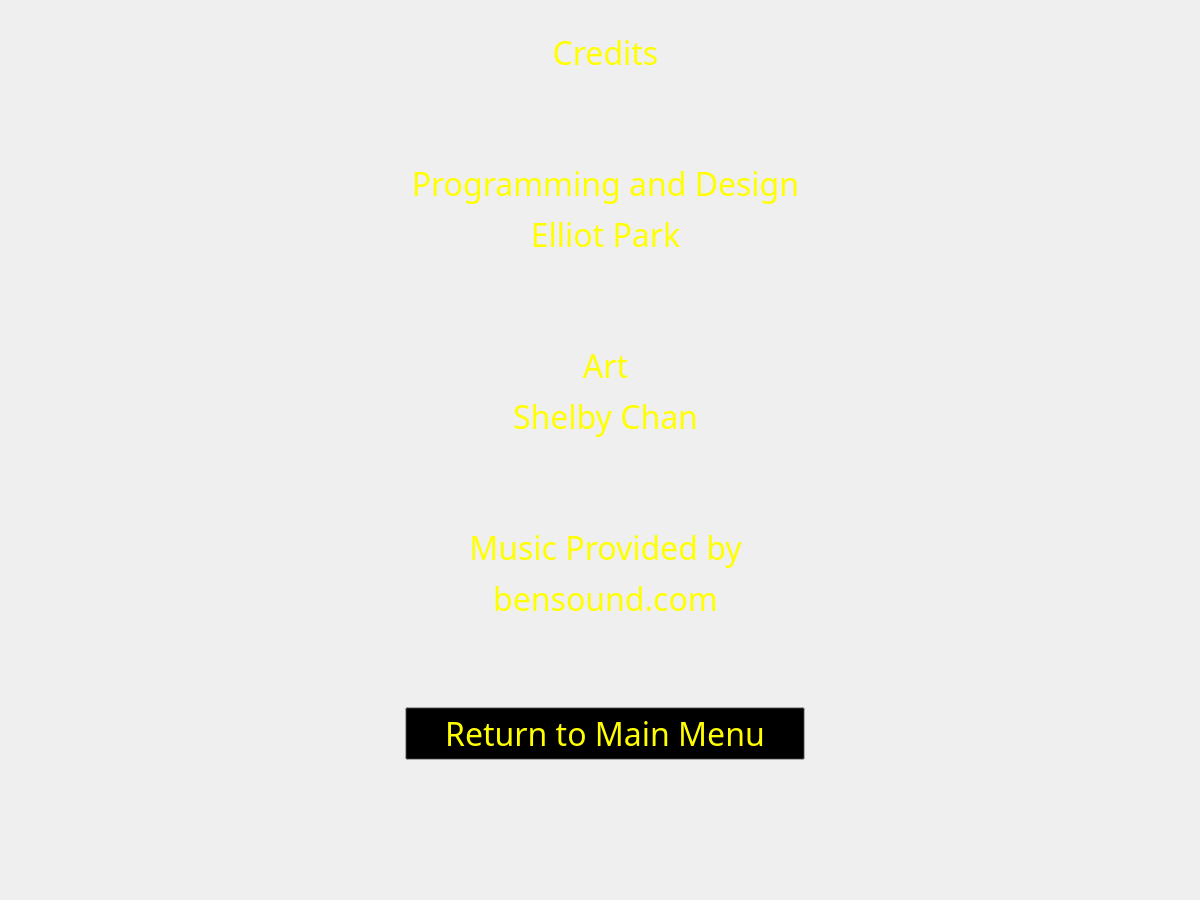
<?xml version="1.0" encoding="UTF-8"?>
<ui version="4.0">
 <class>credits</class>
 <widget class="QWidget" name="credits">
  <property name="geometry">
   <rect>
    <x>0</x>
    <y>0</y>
    <width>1200</width>
    <height>900</height>
   </rect>
  </property>
  <property name="sizePolicy">
   <sizepolicy hsizetype="Fixed" vsizetype="Fixed">
    <horstretch>0</horstretch>
    <verstretch>0</verstretch>
   </sizepolicy>
  </property>
  <property name="palette">
   <palette>
    <active>
     <colorrole role="WindowText">
      <brush brushstyle="SolidPattern">
       <color alpha="255">
        <red>255</red>
        <green>255</green>
        <blue>0</blue>
       </color>
      </brush>
     </colorrole>
     <colorrole role="Button">
      <brush brushstyle="SolidPattern">
       <color alpha="255">
        <red>0</red>
        <green>0</green>
        <blue>0</blue>
       </color>
      </brush>
     </colorrole>
     <colorrole role="Base">
      <brush brushstyle="SolidPattern">
       <color alpha="255">
        <red>85</red>
        <green>0</green>
        <blue>127</blue>
       </color>
      </brush>
     </colorrole>
    </active>
    <inactive>
     <colorrole role="WindowText">
      <brush brushstyle="SolidPattern">
       <color alpha="255">
        <red>255</red>
        <green>255</green>
        <blue>0</blue>
       </color>
      </brush>
     </colorrole>
     <colorrole role="Button">
      <brush brushstyle="SolidPattern">
       <color alpha="255">
        <red>0</red>
        <green>0</green>
        <blue>0</blue>
       </color>
      </brush>
     </colorrole>
     <colorrole role="Base">
      <brush brushstyle="SolidPattern">
       <color alpha="255">
        <red>85</red>
        <green>0</green>
        <blue>127</blue>
       </color>
      </brush>
     </colorrole>
    </inactive>
    <disabled>
     <colorrole role="WindowText">
      <brush brushstyle="SolidPattern">
       <color alpha="255">
        <red>160</red>
        <green>160</green>
        <blue>160</blue>
       </color>
      </brush>
     </colorrole>
     <colorrole role="Button">
      <brush brushstyle="SolidPattern">
       <color alpha="255">
        <red>0</red>
        <green>0</green>
        <blue>0</blue>
       </color>
      </brush>
     </colorrole>
     <colorrole role="Base">
      <brush brushstyle="SolidPattern">
       <color alpha="255">
        <red>68</red>
        <green>68</green>
        <blue>68</blue>
       </color>
      </brush>
     </colorrole>
    </disabled>
   </palette>
  </property>
  <property name="windowTitle">
   <string>Form</string>
  </property>
  <widget class="QWidget" name="verticalLayoutWidget">
   <property name="geometry">
    <rect>
     <x>40</x>
     <y>30</y>
     <width>1131</width>
     <height>841</height>
    </rect>
   </property>
   <layout class="QVBoxLayout" name="verticalLayout">
    <item>
     <widget class="QLabel" name="label">
      <property name="font">
       <font>
        <family>Small Fonts</family>
        <pointsize>24</pointsize>
       </font>
      </property>
      <property name="text">
       <string>Credits</string>
      </property>
      <property name="alignment">
       <set>Qt::AlignCenter</set>
      </property>
     </widget>
    </item>
    <item>
     <spacer name="verticalSpacer_2">
      <property name="orientation">
       <enum>Qt::Vertical</enum>
      </property>
      <property name="sizeType">
       <enum>QSizePolicy::Fixed</enum>
      </property>
      <property name="sizeHint" stdset="0">
       <size>
        <width>20</width>
        <height>80</height>
       </size>
      </property>
     </spacer>
    </item>
    <item>
     <widget class="QLabel" name="label_2">
      <property name="font">
       <font>
        <family>Small Fonts</family>
        <pointsize>24</pointsize>
       </font>
      </property>
      <property name="text">
       <string>Programming and Design</string>
      </property>
      <property name="alignment">
       <set>Qt::AlignCenter</set>
      </property>
     </widget>
    </item>
    <item>
     <widget class="QLabel" name="label_3">
      <property name="font">
       <font>
        <family>Small Fonts</family>
        <pointsize>24</pointsize>
       </font>
      </property>
      <property name="text">
       <string>Elliot Park</string>
      </property>
      <property name="alignment">
       <set>Qt::AlignCenter</set>
      </property>
     </widget>
    </item>
    <item>
     <spacer name="verticalSpacer_3">
      <property name="orientation">
       <enum>Qt::Vertical</enum>
      </property>
      <property name="sizeType">
       <enum>QSizePolicy::Fixed</enum>
      </property>
      <property name="sizeHint" stdset="0">
       <size>
        <width>20</width>
        <height>80</height>
       </size>
      </property>
     </spacer>
    </item>
    <item>
     <widget class="QLabel" name="label_4">
      <property name="font">
       <font>
        <family>Small Fonts</family>
        <pointsize>24</pointsize>
       </font>
      </property>
      <property name="text">
       <string>Art</string>
      </property>
      <property name="alignment">
       <set>Qt::AlignCenter</set>
      </property>
     </widget>
    </item>
    <item>
     <widget class="QLabel" name="label_5">
      <property name="font">
       <font>
        <family>Small Fonts</family>
        <pointsize>24</pointsize>
       </font>
      </property>
      <property name="text">
       <string>Shelby Chan</string>
      </property>
      <property name="alignment">
       <set>Qt::AlignCenter</set>
      </property>
     </widget>
    </item>
    <item>
     <spacer name="verticalSpacer_4">
      <property name="orientation">
       <enum>Qt::Vertical</enum>
      </property>
      <property name="sizeType">
       <enum>QSizePolicy::Fixed</enum>
      </property>
      <property name="sizeHint" stdset="0">
       <size>
        <width>20</width>
        <height>80</height>
       </size>
      </property>
     </spacer>
    </item>
    <item>
     <widget class="QLabel" name="label_6">
      <property name="font">
       <font>
        <family>Small Fonts</family>
        <pointsize>24</pointsize>
       </font>
      </property>
      <property name="text">
       <string>Music Provided by</string>
      </property>
      <property name="alignment">
       <set>Qt::AlignCenter</set>
      </property>
     </widget>
    </item>
    <item>
     <widget class="QLabel" name="label_7">
      <property name="font">
       <font>
        <family>Small Fonts</family>
        <pointsize>24</pointsize>
       </font>
      </property>
      <property name="text">
       <string>bensound.com</string>
      </property>
      <property name="alignment">
       <set>Qt::AlignCenter</set>
      </property>
     </widget>
    </item>
    <item>
     <spacer name="verticalSpacer_5">
      <property name="orientation">
       <enum>Qt::Vertical</enum>
      </property>
      <property name="sizeType">
       <enum>QSizePolicy::Fixed</enum>
      </property>
      <property name="sizeHint" stdset="0">
       <size>
        <width>20</width>
        <height>80</height>
       </size>
      </property>
     </spacer>
    </item>
    <item alignment="Qt::AlignHCenter">
     <widget class="QPushButton" name="pushButton">
      <property name="enabled">
       <bool>true</bool>
      </property>
      <property name="sizePolicy">
       <sizepolicy hsizetype="Fixed" vsizetype="Fixed">
        <horstretch>0</horstretch>
        <verstretch>0</verstretch>
       </sizepolicy>
      </property>
      <property name="minimumSize">
       <size>
        <width>400</width>
        <height>0</height>
       </size>
      </property>
      <property name="palette">
       <palette>
        <active>
         <colorrole role="ButtonText">
          <brush brushstyle="SolidPattern">
           <color alpha="255">
            <red>255</red>
            <green>255</green>
            <blue>0</blue>
           </color>
          </brush>
         </colorrole>
        </active>
        <inactive>
         <colorrole role="ButtonText">
          <brush brushstyle="SolidPattern">
           <color alpha="255">
            <red>255</red>
            <green>255</green>
            <blue>0</blue>
           </color>
          </brush>
         </colorrole>
        </inactive>
        <disabled>
         <colorrole role="ButtonText">
          <brush brushstyle="SolidPattern">
           <color alpha="255">
            <red>231</red>
            <green>231</green>
            <blue>231</blue>
           </color>
          </brush>
         </colorrole>
        </disabled>
       </palette>
      </property>
      <property name="font">
       <font>
        <family>Small Fonts</family>
        <pointsize>24</pointsize>
       </font>
      </property>
      <property name="text">
       <string>Return to Main Menu</string>
      </property>
     </widget>
    </item>
    <item>
     <spacer name="verticalSpacer">
      <property name="orientation">
       <enum>Qt::Vertical</enum>
      </property>
      <property name="sizeHint" stdset="0">
       <size>
        <width>20</width>
        <height>40</height>
       </size>
      </property>
     </spacer>
    </item>
   </layout>
  </widget>
 </widget>
 <resources/>
 <connections/>
</ui>
